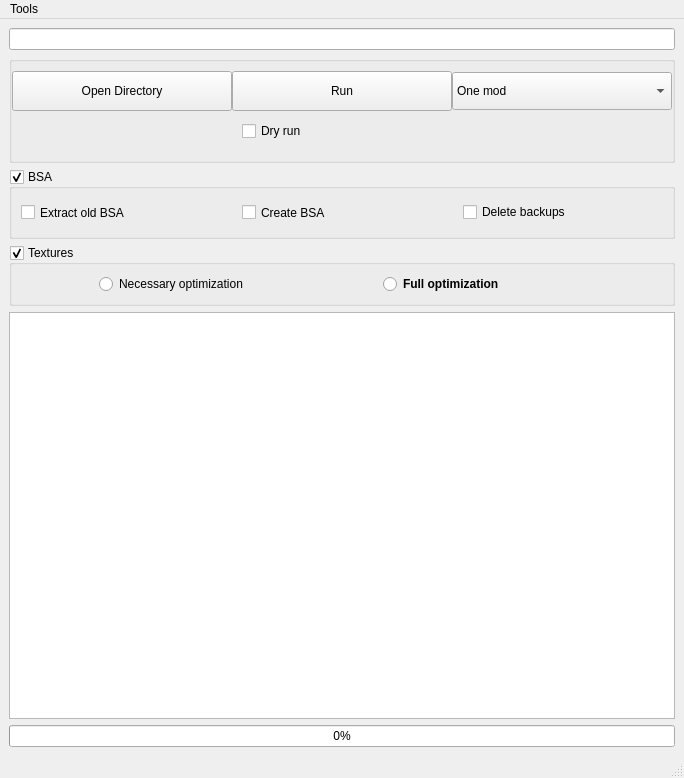
<?xml version="1.0" encoding="UTF-8"?>
<ui version="4.0">
 <class>FO4</class>
 <widget class="QMainWindow" name="FO4">
  <property name="geometry">
   <rect>
    <x>0</x>
    <y>0</y>
    <width>684</width>
    <height>778</height>
   </rect>
  </property>
  <property name="sizePolicy">
   <sizepolicy hsizetype="Expanding" vsizetype="Expanding">
    <horstretch>0</horstretch>
    <verstretch>0</verstretch>
   </sizepolicy>
  </property>
  <property name="cursor">
   <cursorShape>ArrowCursor</cursorShape>
  </property>
  <property name="windowTitle">
   <string>Cathedral Assets Optimizer : FO4</string>
  </property>
  <property name="whatsThis">
   <string>Will write which files would be affected, without actually processing them</string>
  </property>
  <widget class="QWidget" name="centralwidget">
   <layout class="QVBoxLayout" name="verticalLayout">
    <item>
     <widget class="QLineEdit" name="userPathTextEdit">
      <property name="sizePolicy">
       <sizepolicy hsizetype="Minimum" vsizetype="Fixed">
        <horstretch>0</horstretch>
        <verstretch>0</verstretch>
       </sizepolicy>
      </property>
     </widget>
    </item>
    <item>
     <widget class="QGroupBox" name="mainGroupBox">
      <property name="sizePolicy">
       <sizepolicy hsizetype="Preferred" vsizetype="Fixed">
        <horstretch>0</horstretch>
        <verstretch>0</verstretch>
       </sizepolicy>
      </property>
      <property name="maximumSize">
       <size>
        <width>16777215</width>
        <height>16777215</height>
       </size>
      </property>
      <property name="title">
       <string/>
      </property>
      <property name="flat">
       <bool>false</bool>
      </property>
      <layout class="QGridLayout" name="gridLayout_3">
       <property name="leftMargin">
        <number>0</number>
       </property>
       <property name="topMargin">
        <number>9</number>
       </property>
       <property name="rightMargin">
        <number>0</number>
       </property>
       <property name="spacing">
        <number>0</number>
       </property>
       <item row="0" column="1" alignment="Qt::AlignHCenter">
        <widget class="QPushButton" name="processButton">
         <property name="sizePolicy">
          <sizepolicy hsizetype="Fixed" vsizetype="Fixed">
           <horstretch>0</horstretch>
           <verstretch>0</verstretch>
          </sizepolicy>
         </property>
         <property name="minimumSize">
          <size>
           <width>220</width>
           <height>40</height>
          </size>
         </property>
         <property name="maximumSize">
          <size>
           <width>230</width>
           <height>16777215</height>
          </size>
         </property>
         <property name="text">
          <string>Run</string>
         </property>
        </widget>
       </item>
       <item row="0" column="2" alignment="Qt::AlignHCenter">
        <widget class="QComboBox" name="modeChooserComboBox">
         <property name="sizePolicy">
          <sizepolicy hsizetype="Fixed" vsizetype="Fixed">
           <horstretch>0</horstretch>
           <verstretch>0</verstretch>
          </sizepolicy>
         </property>
         <property name="minimumSize">
          <size>
           <width>220</width>
           <height>38</height>
          </size>
         </property>
         <property name="maximumSize">
          <size>
           <width>230</width>
           <height>16777215</height>
          </size>
         </property>
         <item>
          <property name="text">
           <string>One mod</string>
          </property>
         </item>
         <item>
          <property name="text">
           <string>Several mods (MO)</string>
          </property>
         </item>
        </widget>
       </item>
       <item row="1" column="1" alignment="Qt::AlignHCenter|Qt::AlignVCenter">
        <widget class="QCheckBox" name="dryRunCheckBox">
         <property name="sizePolicy">
          <sizepolicy hsizetype="Expanding" vsizetype="Fixed">
           <horstretch>0</horstretch>
           <verstretch>0</verstretch>
          </sizepolicy>
         </property>
         <property name="minimumSize">
          <size>
           <width>200</width>
           <height>40</height>
          </size>
         </property>
         <property name="maximumSize">
          <size>
           <width>200</width>
           <height>16777215</height>
          </size>
         </property>
         <property name="sizeIncrement">
          <size>
           <width>100</width>
           <height>0</height>
          </size>
         </property>
         <property name="baseSize">
          <size>
           <width>140</width>
           <height>40</height>
          </size>
         </property>
         <property name="cursor">
          <cursorShape>WhatsThisCursor</cursorShape>
         </property>
         <property name="toolTip">
          <string>&lt;html&gt;&lt;head/&gt;&lt;body&gt;&lt;p&gt;Will list all files that would be modified, without actually processing them.&lt;/p&gt;&lt;/body&gt;&lt;/html&gt;</string>
         </property>
         <property name="autoFillBackground">
          <bool>false</bool>
         </property>
         <property name="text">
          <string>Dry run</string>
         </property>
        </widget>
       </item>
       <item row="0" column="0" alignment="Qt::AlignHCenter">
        <widget class="QPushButton" name="userPathButton">
         <property name="sizePolicy">
          <sizepolicy hsizetype="Fixed" vsizetype="Fixed">
           <horstretch>0</horstretch>
           <verstretch>0</verstretch>
          </sizepolicy>
         </property>
         <property name="minimumSize">
          <size>
           <width>220</width>
           <height>40</height>
          </size>
         </property>
         <property name="maximumSize">
          <size>
           <width>230</width>
           <height>16777215</height>
          </size>
         </property>
         <property name="text">
          <string>Open Directory</string>
         </property>
        </widget>
       </item>
      </layout>
     </widget>
    </item>
    <item>
     <widget class="QGroupBox" name="BsaGroupBox">
      <property name="sizePolicy">
       <sizepolicy hsizetype="Expanding" vsizetype="Fixed">
        <horstretch>0</horstretch>
        <verstretch>0</verstretch>
       </sizepolicy>
      </property>
      <property name="title">
       <string>BSA</string>
      </property>
      <property name="flat">
       <bool>true</bool>
      </property>
      <property name="checkable">
       <bool>true</bool>
      </property>
      <layout class="QGridLayout" name="gridLayout">
       <item row="0" column="2" alignment="Qt::AlignHCenter">
        <widget class="QCheckBox" name="createtBsaCheckbox">
         <property name="sizePolicy">
          <sizepolicy hsizetype="Fixed" vsizetype="Expanding">
           <horstretch>0</horstretch>
           <verstretch>0</verstretch>
          </sizepolicy>
         </property>
         <property name="minimumSize">
          <size>
           <width>200</width>
           <height>29</height>
          </size>
         </property>
         <property name="cursor">
          <cursorShape>WhatsThisCursor</cursorShape>
         </property>
         <property name="toolTip">
          <string>&lt;html&gt;&lt;head/&gt;&lt;body&gt;&lt;p&gt;&lt;span&gt;Creates a new BSA, packing the existing loose files. &lt;/span&gt;&lt;span style=&quot; font-weight:600;&quot;&gt;Warning&lt;/span&gt;. If you enable this option, the process will be considerably slowed down.&lt;/p&gt;&lt;/body&gt;&lt;/html&gt;</string>
         </property>
         <property name="text">
          <string>Create BSA</string>
         </property>
        </widget>
       </item>
       <item row="0" column="1" alignment="Qt::AlignLeft">
        <widget class="QCheckBox" name="extractBsaCheckbox">
         <property name="sizePolicy">
          <sizepolicy hsizetype="Fixed" vsizetype="Expanding">
           <horstretch>0</horstretch>
           <verstretch>0</verstretch>
          </sizepolicy>
         </property>
         <property name="minimumSize">
          <size>
           <width>200</width>
           <height>29</height>
          </size>
         </property>
         <property name="cursor">
          <cursorShape>WhatsThisCursor</cursorShape>
         </property>
         <property name="toolTip">
          <string>&lt;html&gt;&lt;head/&gt;&lt;body&gt;&lt;p&gt;Extracts any BSAs present in the mod folder. &lt;span style=&quot; font-weight:600;&quot;&gt;Warning&lt;/span&gt;. If you enable this option, the process will be considerably slowed down.&lt;/p&gt;&lt;/body&gt;&lt;/html&gt;</string>
         </property>
         <property name="text">
          <string>Extract old BSA</string>
         </property>
        </widget>
       </item>
       <item row="0" column="3" alignment="Qt::AlignRight">
        <widget class="QCheckBox" name="bsaDeleteBackupsCheckbox">
         <property name="sizePolicy">
          <sizepolicy hsizetype="Fixed" vsizetype="Fixed">
           <horstretch>0</horstretch>
           <verstretch>0</verstretch>
          </sizepolicy>
         </property>
         <property name="minimumSize">
          <size>
           <width>200</width>
           <height>0</height>
          </size>
         </property>
         <property name="cursor">
          <cursorShape>WhatsThisCursor</cursorShape>
         </property>
         <property name="toolTip">
          <string>&lt;html&gt;&lt;head/&gt;&lt;body&gt;&lt;p&gt;By default, a backup of existing bsa is created. Enabling this option will disable those backups.&lt;/p&gt;&lt;/body&gt;&lt;/html&gt;</string>
         </property>
         <property name="text">
          <string>Delete backups </string>
         </property>
        </widget>
       </item>
      </layout>
     </widget>
    </item>
    <item>
     <widget class="QGroupBox" name="texturesGroupBox">
      <property name="sizePolicy">
       <sizepolicy hsizetype="Expanding" vsizetype="Fixed">
        <horstretch>0</horstretch>
        <verstretch>0</verstretch>
       </sizepolicy>
      </property>
      <property name="title">
       <string>Textures</string>
      </property>
      <property name="flat">
       <bool>true</bool>
      </property>
      <property name="checkable">
       <bool>true</bool>
      </property>
      <layout class="QHBoxLayout" name="horizontalLayout_2">
       <item>
        <widget class="QRadioButton" name="TexturesNecessaryOptimizationRadioButton">
         <property name="sizePolicy">
          <sizepolicy hsizetype="Fixed" vsizetype="Fixed">
           <horstretch>0</horstretch>
           <verstretch>0</verstretch>
          </sizepolicy>
         </property>
         <property name="minimumSize">
          <size>
           <width>200</width>
           <height>0</height>
          </size>
         </property>
         <property name="cursor">
          <cursorShape>WhatsThisCursor</cursorShape>
         </property>
         <property name="toolTip">
          <string>&lt;html&gt;&lt;head/&gt;&lt;body&gt;&lt;p&gt;Converts any TGA files into DDS, as SSE cannot read these. Attempts to convert and fix any textures that would crash the game, as some older formats are incompatible with SSE.&lt;/p&gt;&lt;p&gt;&lt;br/&gt;&lt;/p&gt;&lt;/body&gt;&lt;/html&gt;</string>
         </property>
         <property name="text">
          <string>Necessary optimization</string>
         </property>
        </widget>
       </item>
       <item>
        <widget class="QRadioButton" name="TexturesFullOptimizationRadioButton">
         <property name="sizePolicy">
          <sizepolicy hsizetype="Fixed" vsizetype="Fixed">
           <horstretch>0</horstretch>
           <verstretch>0</verstretch>
          </sizepolicy>
         </property>
         <property name="minimumSize">
          <size>
           <width>200</width>
           <height>0</height>
          </size>
         </property>
         <property name="font">
          <font>
           <weight>75</weight>
           <bold>true</bold>
          </font>
         </property>
         <property name="text">
          <string>Full optimization</string>
         </property>
        </widget>
       </item>
      </layout>
     </widget>
    </item>
    <item>
     <widget class="QPlainTextEdit" name="plainTextEdit"/>
    </item>
    <item>
     <widget class="QProgressBar" name="progressBar">
      <property name="value">
       <number>0</number>
      </property>
     </widget>
    </item>
   </layout>
  </widget>
  <widget class="QStatusBar" name="statusbar"/>
  <widget class="QMenuBar" name="menuBar">
   <property name="geometry">
    <rect>
     <x>0</x>
     <y>0</y>
     <width>684</width>
     <height>20</height>
    </rect>
   </property>
   <widget class="QMenu" name="menuTools">
    <property name="title">
     <string>Tools</string>
    </property>
    <widget class="QMenu" name="menuLog_verbosity">
     <property name="title">
      <string>Log verbosity</string>
     </property>
     <addaction name="actionLogVerbosityTrace"/>
     <addaction name="actionLogVerbosityNote"/>
     <addaction name="actionLogVerbosityInfo"/>
    </widget>
    <addaction name="menuLog_verbosity"/>
    <addaction name="actionChangeTheme"/>
    <addaction name="actionSelect_game"/>
   </widget>
   <addaction name="menuTools"/>
  </widget>
  <action name="actionChangeTheme">
   <property name="text">
    <string>Select theme</string>
   </property>
  </action>
  <action name="actionLogVerbosityTrace">
   <property name="checkable">
    <bool>true</bool>
   </property>
   <property name="text">
    <string>Max</string>
   </property>
   <property name="toolTip">
    <string>Maximal</string>
   </property>
   <property name="statusTip">
    <string>Use it only if you want to report a bug</string>
   </property>
   <property name="whatsThis">
    <string/>
   </property>
  </action>
  <action name="actionLogVerbosityNote">
   <property name="checkable">
    <bool>true</bool>
   </property>
   <property name="text">
    <string>Medium</string>
   </property>
   <property name="statusTip">
    <string>Normal log</string>
   </property>
   <property name="whatsThis">
    <string/>
   </property>
  </action>
  <action name="actionLogVerbosityInfo">
   <property name="checkable">
    <bool>true</bool>
   </property>
   <property name="text">
    <string>Low</string>
   </property>
   <property name="statusTip">
    <string>Will show nearly no information</string>
   </property>
  </action>
  <action name="actionSelect_game">
   <property name="text">
    <string>Select game</string>
   </property>
  </action>
 </widget>
 <resources/>
 <connections/>
</ui>
